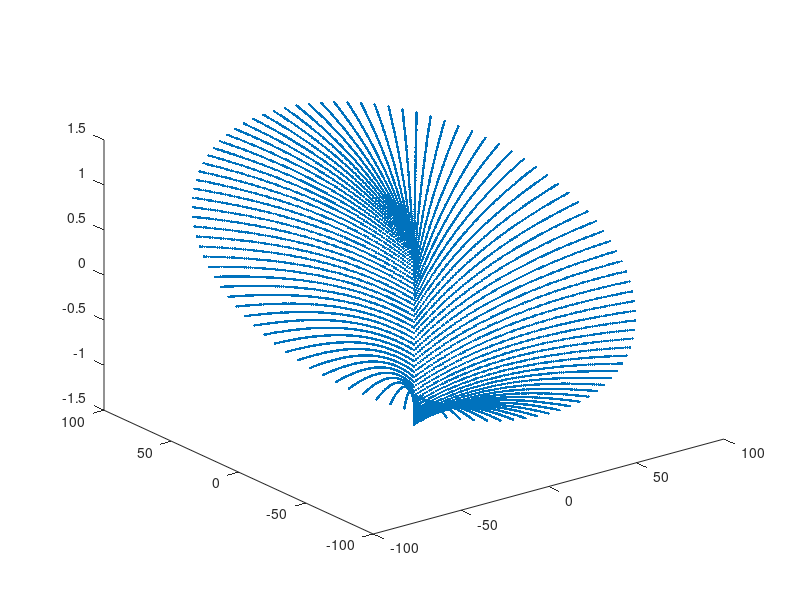

Source code (MATLAB):
clear; clc

nsample = 100
angle  = linspace(-pi,pi,nsample);
radius = linspace(0,100,nsample);
RADIUS = 60;
X = [];
Y = [];
n = 0
for i = 1:nsample
    for j = 1:nsample
        n = n + 1;
        Pang = cos(angle(i));
        Prad = 1-exp(-radius(j)./RADIUS);
        
        X(n) = radius(j)*sin(angle(i));
        Y(n) = radius(j)*cos(angle(i));
        output(n) = ( Pang + Prad - .5 );
    end
end

plot3(X,Y,output, '.')